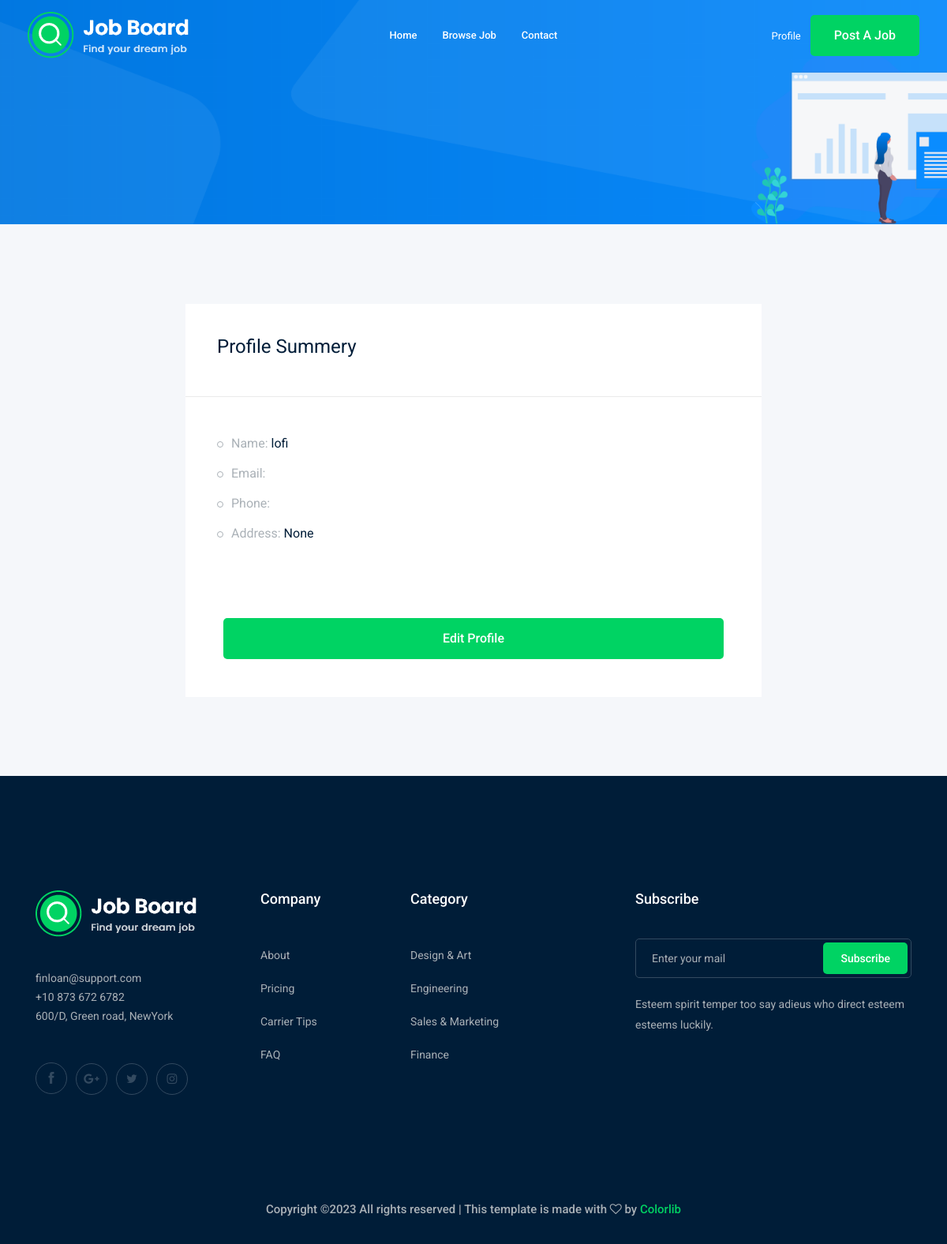
Before: /accounts/profile/ (signed in) with the older database file.
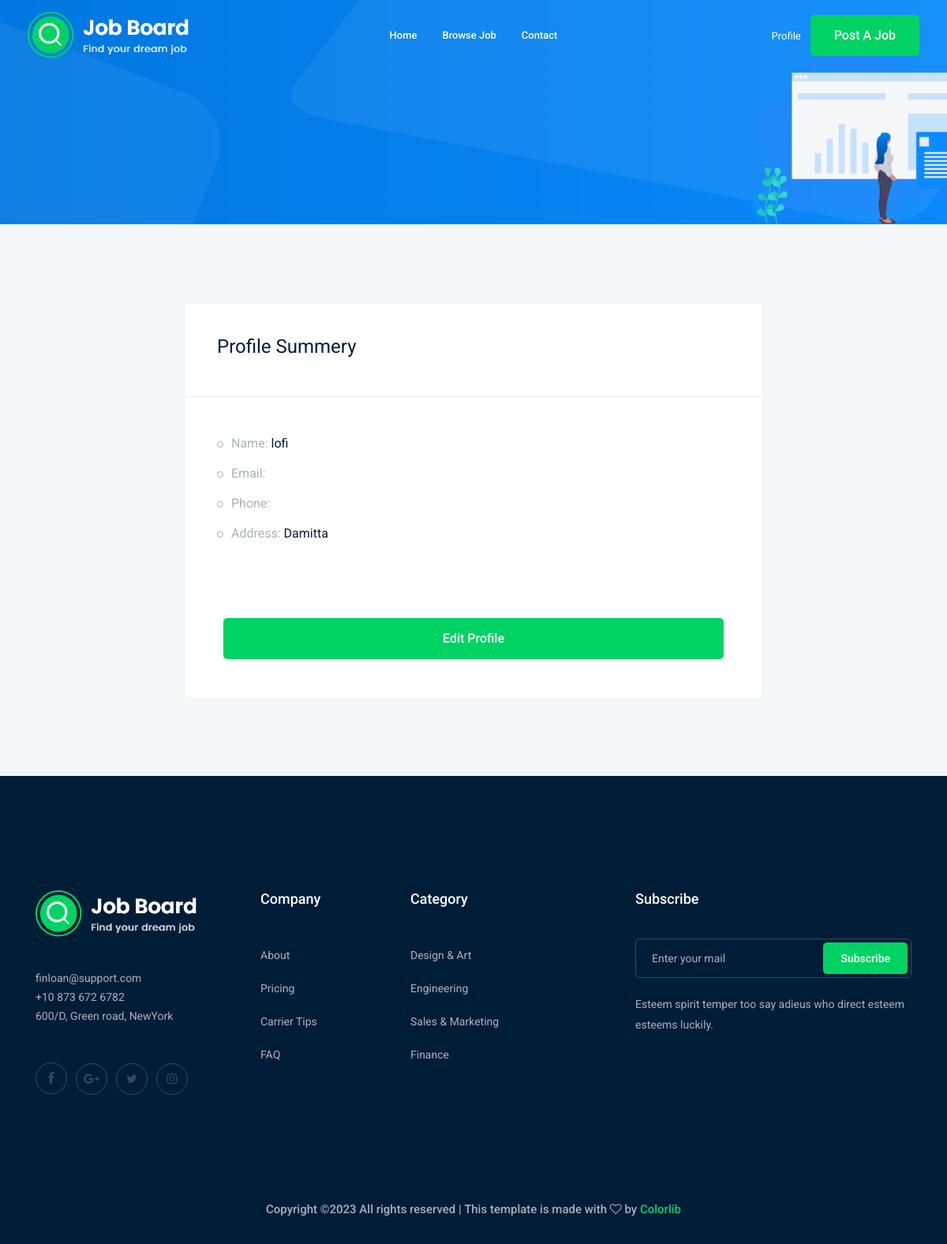
After: the same page with the newer database file.
### accounts/models.py (models this page shows)
class Profile(models.Model):
    user = models.OneToOneField(User, on_delete=models.CASCADE)
    city = models.ForeignKey("City", related_name='user_city' ,on_delete=models.CASCADE , null=True, blank=True)
    phone_number = models.CharField(max_length=15)
    image = models.ImageField(upload_to='profile/')
    def __str__(self):
      return str(self.user)

class City(models.Model):
     name = models.CharField(max_length=50)
     def __str__(self):
      return self.name

### accounts/views.py (the view)
# urls.py: path('profile/', views.profile , name='profile'),
def profile(request):
    profile = Profile.objects.get(user=request.user)
    return render(request, 'accounts/profile.html', {'profile':profile})

### accounts/templates/accounts/profile.html (shortened to what this page needs)
{% extends 'base.html' %}
{% load bootstrap5 %}
{% block body %}
    <div class="bradcam_area bradcam_bg_1">
        <div class="container">
            <div class="row">
                <div class="col-xl-12">
                </div>
            </div>
        </div>
    </div>
    <div class="job_details_area">
        <div class="container">
            <div class="row">
                <div class="col-lg-8 mx-auto">
                    <div class="job_sumary">
                        <div class="summery_header">
                            <h3>Profile Summery</h3>
                        </div>
                        <div class="job_content">
                            <ul>
                                <li>Name: <span>{{profile}}</span></li>
                                <li>Email: </li>
                                <li>Phone: </li>
                                <li>Address: <span>{{profile.city}}</span></li>
                            </ul>
                        </div>
                        <div class="p-5">
                            <a class="boxed-btn3 w-100" href="{% url 'accounts:profile_edit' %}">Edit Profile</a>
                        </div>
                    </div>
                </div>
            </div>
        </div>
    </div>
    {% endblock body %}

Changed rows visible on the page:
changed Profile "lofi": city "None" → "Damitta"
